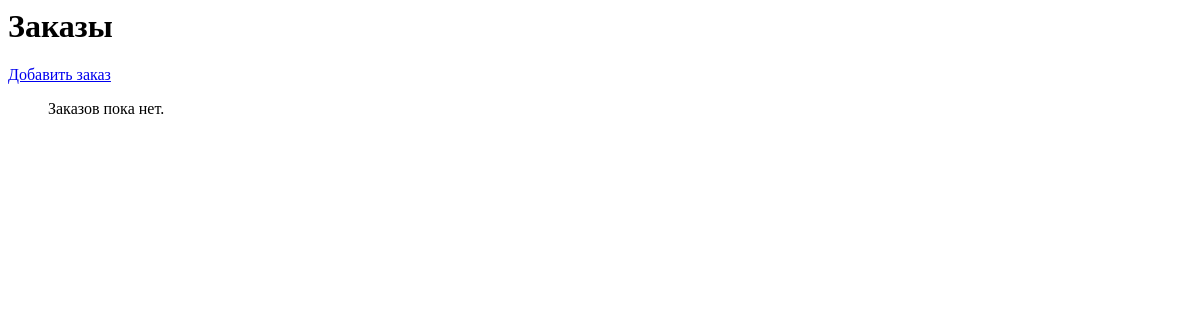
Before: /basket/ with the older database file.
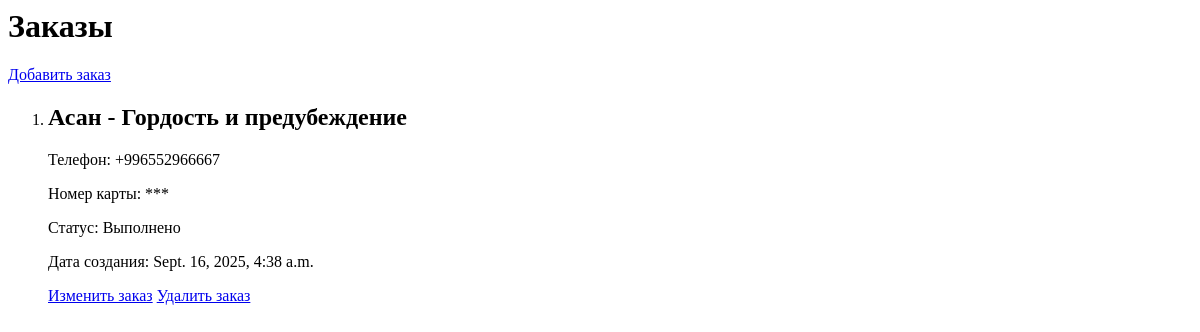
After: the same page with the newer database file.
### basket/models.py (models this page shows, shortened)
class Order(models.Model):
    STATUS_CHOICES = (
        ('Выполнено', 'Выполнено'),
        ('Не выполнено', 'Не выполнено'),
    )
    name = models.CharField(max_length=100, verbose_name='Имя')
    phone_number = models.CharField(max_length=20, verbose_name='Номер телефона')
    card_number = models.CharField(max_length=20, verbose_name='Номер карты')
    book = models.ForeignKey(Book, on_delete=models.CASCADE, related_name='orders', verbose_name='Выберите книгу')
    status = models.CharField(max_length=20, choices=STATUS_CHOICES, default='Не выполнено', verbose_name='Статус заказа')
    created_at = models.DateTimeField(auto_now_add=True)
    class Meta:
        verbose_name = 'Заказ'
        verbose_name_plural = 'Заказы'

### books/models.py (models this page shows, shortened)
class Book(models.Model):
    GENRES = (
        ('роман', 'роман'),
        ('фантастика', 'фантастика'),
        ('фэнтези', 'фэнтези'),
        ('нон фикшн', 'нон фикшн'),
        ('детектив', 'детектив'),
    )
    title = models.CharField(max_length=100, verbose_name='название книги')
    author = models.CharField(max_length=100, verbose_name='автор')
    description = models.TextField(verbose_name='описание')
    publish_date = models.DateField(verbose_name='дата публикации')
    pages = models.IntegerField(verbose_name='количество страниц')
    cover = models.ImageField(upload_to='books/', verbose_name='обложка')
    genre = models.CharField(max_length=50, choices=GENRES, default='роман')
    price = models.DecimalField(max_digits=6, decimal_places=2, verbose_name='цена')
    language = models.CharField(max_length=50, verbose_name='язык')
    created_at = models.DateTimeField(auto_now_add=True)
    class Meta:
        verbose_name = 'Книга'
        verbose_name_plural = 'Книги'

### basket/views.py (the view)
# urls.py: path('', views.read_order_view, name='order_list'),  # теперь /basket/ покажет список заказов
def read_order_view(request):
    orders = Order.objects.all().order_by('-id')
    return render(request, 'order_list.html', context={'orders': orders})

### templates/order_list.html
 <h1>Заказы</h1>
<a href="{% url 'create_order' %}">Добавить заказ</a>
<ol>
  {% for order in orders %}
  <li>
    <h2>{{ order.name }} - {{ order.book.title }}</h2>
    <p>Телефон: {{ order.phone_number }}</p>
    <p>Номер карты: {{ order.card_number }}</p>
    <p>Статус: {{ order.status }}</p>
    <p>Дата создания: {{ order.created_at }}</p>
    <a href="/update_order/{{ order.id }}/">Изменить заказ</a>
    <a href="/delete_order/{{ order.id }}/">Удалить заказ</a>
  </li>
  {% empty %}
    <p>Заказов пока нет.</p>
  {% endfor %}
</ol>

Changed rows visible on the page:
added Order: name "Асан", book "Гордость и предубеждение", phone_number "+996552966667", card_number "***", status "Выполнено", created_at "Sept. 16, 2025, 4:38 a.m."
Other visible differences:
text no longer shown: "Заказов пока нет."
